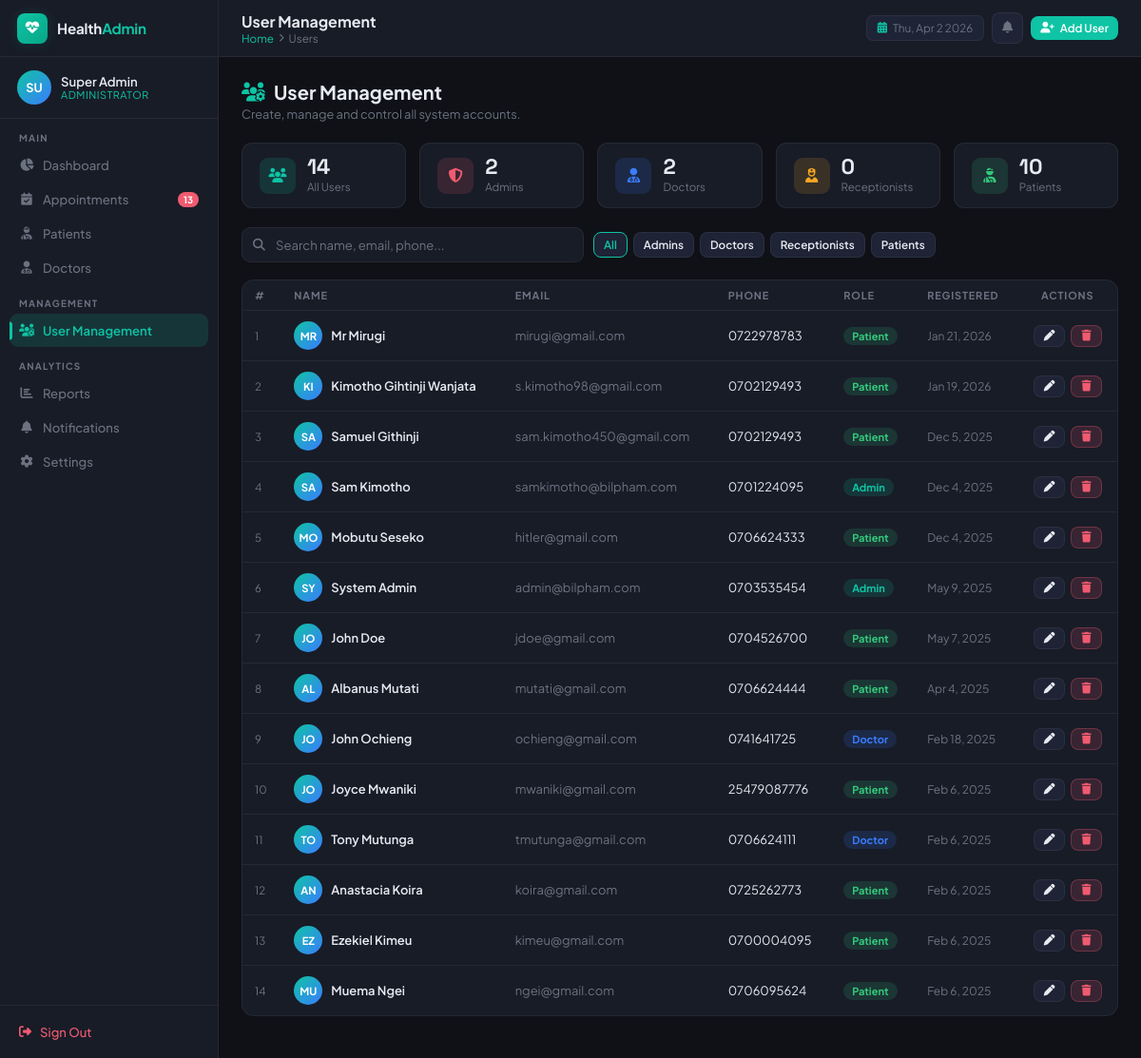
Page /admin/users.php (signed in) on the earlier database version.
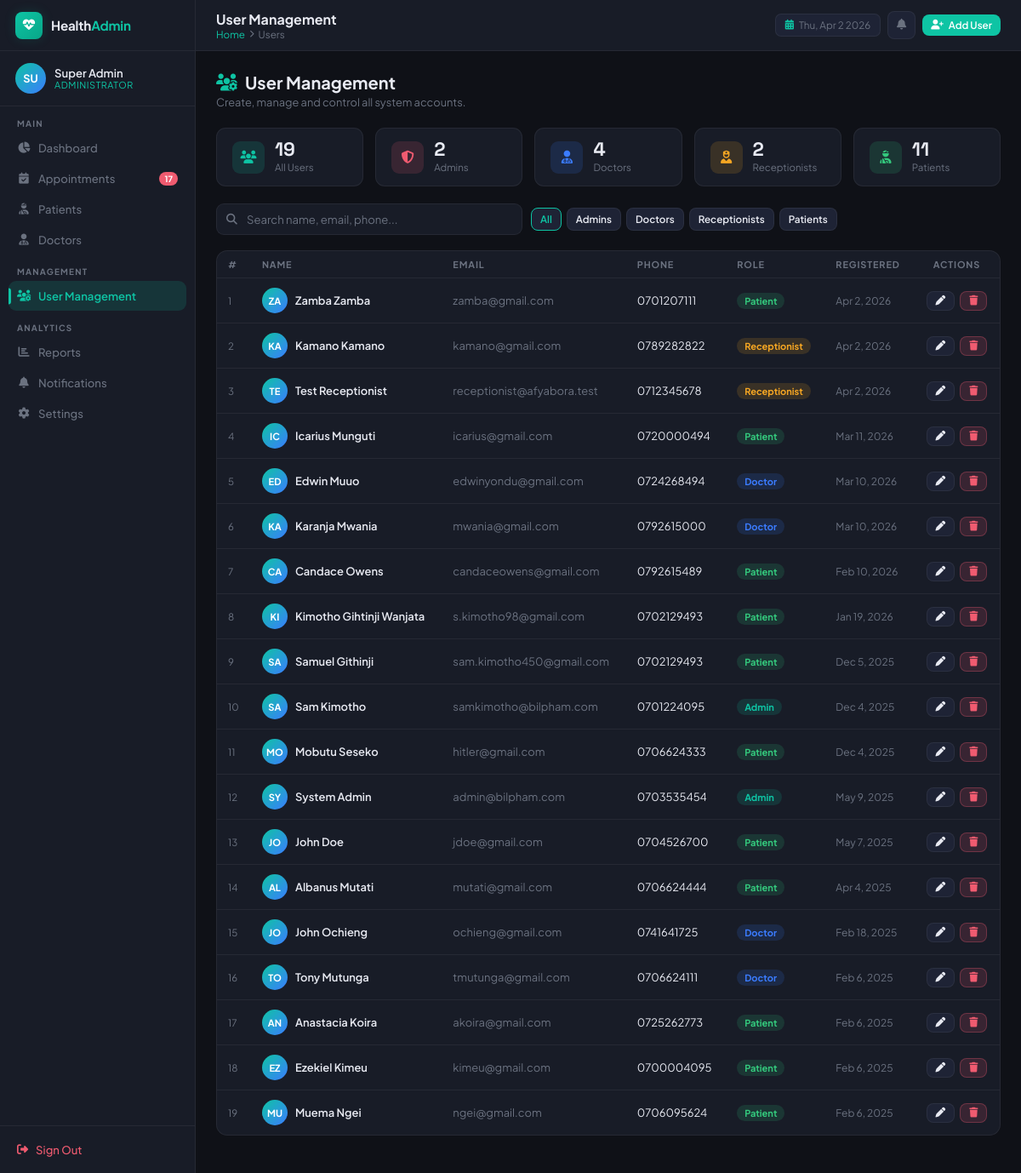
Same page on the later database version.
### tables this page shows
CREATE TABLE `users` (
  `user_id` int(11) NOT NULL,
  `full_name` varchar(100) NOT NULL,
  `email` varchar(100) NOT NULL,
  `password_hash` varchar(255) NOT NULL,
  `phone_number` varchar(15) DEFAULT NULL,
  `role` enum('admin','doctor','patient','receptionist') NOT NULL,
  `created_at` timestamp NULL DEFAULT current_timestamp()
);

### admin/users.php (the view, shortened to what the changed rows need)
<?php
require_once "../config/db.php";
$current_page = 'users';
$sc = $conn->query("SELECT COUNT(*) AS c FROM appointments WHERE status='scheduled'")->fetch_assoc();
$scheduled_count = (int)$sc['c'];
$search      = trim($_GET['search'] ?? '');
$role_filter = $_GET['role'] ?? '';
$where  = [];
$where_sql = $where ? 'WHERE '.implode(' AND ', $where) : '';
$sql  = "SELECT user_id, full_name, email, phone_number, role, created_at FROM users $where_sql ORDER BY created_at DESC";
$stmt = $conn->prepare($sql);
$stmt->execute();
$users = $stmt->get_result()->fetch_all(MYSQLI_ASSOC);
$counts = [];
$cr = $conn->query("SELECT role, COUNT(*) AS c FROM users GROUP BY role");
while ($row = $cr->fetch_assoc()) $counts[$row['role']] = $row['c'];
?>
<!DOCTYPE html>
<html lang="en">
<head>
</head>
<body>
<?php include "sidebar.php"; ?>
<div class="main-wrap">
  <main class="page-content">
    <div class="page-header">
      <h2><i class="fas fa-users-cog"></i> User Management</h2>
    </div>
    <div class="mini-stats">
      <div class="mini-stat"><div class="mini-stat-icon teal"><i class="fas fa-users"></i></div><div><div class="mini-stat-val"><?= array_sum($counts) ?></div><div class="mini-stat-lbl">All Users</div></div></div>
      <div class="mini-stat"><div class="mini-stat-icon blue"><i class="fas fa-user-md"></i></div><div><div class="mini-stat-val"><?= $counts['doctor'] ?? 0 ?></div><div class="mini-stat-lbl">Doctors</div></div></div>
      <div class="mini-stat"><div class="mini-stat-icon amber"><i class="fas fa-user-nurse"></i></div><div><div class="mini-stat-val"><?= $counts['receptionist'] ?? 0 ?></div><div class="mini-stat-lbl">Receptionists</div></div></div>
      <div class="mini-stat"><div class="mini-stat-icon green"><i class="fas fa-user-injured"></i></div><div><div class="mini-stat-val"><?= $counts['patient'] ?? 0 ?></div><div class="mini-stat-lbl">Patients</div></div></div>
    </div>
    <div class="search-wrap" style="flex-wrap:wrap">
      <form method="GET" style="display:contents">
        <div style="display:flex;gap:6px">
          <?php foreach (['all'=>'All','admin'=>'Admins','doctor'=>'Doctors','receptionist'=>'Receptionists','patient'=>'Patients'] as $v=>$l): ?>
          <a href="?role=<?=$v?><?=$search?'&search='.urlencode($search):''?>"
             class="ha-btn ha-btn-ghost ha-btn-sm"
             style="<?=($role_filter===$v||($v==='all'&&!$role_filter))?'border-color:var(--teal);color:var(--teal)':''?>"><?=$l?></a>
          <?php endforeach; ?>
        </div>
      </form>
    </div>
    <div class="ha-card" style="padding:0;overflow:hidden">
      <div style="overflow-x:auto">
      <table class="ha-table" id="usersTable">
        <thead>
          <tr>
            <th>#</th>
            <th>Name</th>
            <th>Email</th>
            <th>Phone</th>
            <th>Role</th>
            <th>Registered</th>
            <th style="text-align:center">Actions</th>
          </tr>
        </thead>
        <tbody>
          <?php if (empty($users)): ?>
          <tr><td colspan="7" style="text-align:center;color:var(--muted);padding:32px">No users found.</td></tr>
          <?php else: ?>
          <?php foreach ($users as $i => $u): ?>
          <tr>
            <td style="color:var(--muted);font-size:.72rem"><?= $i+1 ?></td>
            <td>
              <div style="display:flex;align-items:center;gap:9px">
                <div style="width:30px;height:30px;border-radius:50%;background:linear-gradient(135deg,var(--teal),var(--blue));display:flex;align-items:center;justify-content:center;font-size:.7rem;font-weight:700;color:#fff;flex-shrink:0">
                  <?= strtoupper(substr($u['full_name'],0,2)) ?>
                </div>
                <span style="font-weight:600"><?= htmlspecialchars($u['full_name']) ?></span>
              </div>
            </td>
            <td style="color:var(--muted)"><?= htmlspecialchars($u['email']) ?></td>
            <td><?= htmlspecialchars($u['phone_number'] ?? '—') ?></td>
            <td><span class="ha-badge badge-<?= $u['role'] ?>"><?= ucfirst($u['role']) ?></span></td>
            <td style="color:var(--muted);font-size:.75rem"><?= date('M j, Y', strtotime($u['created_at'])) ?></td>
            <td style="text-align:center">
              <div style="display:flex;gap:6px;justify-content:center">
                <a href="edit_user.php?id=<?= $u['user_id'] ?>" class="ha-btn ha-btn-ghost ha-btn-sm"><i class="fas fa-pen"></i></a>
                <button onclick="confirmDelete(<?= $u['user_id'] ?>, '<?= htmlspecialchars($u['full_name'], ENT_QUOTES) ?>')"
                        class="ha-btn ha-btn-danger ha-btn-sm"><i class="fas fa-trash"></i></button>
              </div>
            </td>
          </tr>
          <?php endforeach; ?>
          <?php endif; ?>
        </tbody>
      </table>
      </div>
    </div>
  </main>
</div>
</body>
</html>

### admin/sidebar.php (shortened to what the changed rows need)
<?php
$current = $current_page ?? '';
?>
<link href="https://cdnjs.cloudflare.com/ajax/libs/font-awesome/6.5.0/css/all.min.css" rel="stylesheet">
<aside class="sidebar">
  <nav class="sb-nav">
    <a href="/Appointment_system/admin/appointments.php"  class="nav-item <?= $current==='appointments' ?'active':'' ?>">
      <i class="fas fa-calendar-check"></i> Appointments
      <?php if ($scheduled_count ?? 0): ?><span class="nav-badge"><?= $scheduled_count ?></span><?php endif; ?>
    </a>
  </nav>
</aside>

Differences in the rows shown:
removed users: full_name "MR", full_name "Mr Mirugi", email "mirugi@gmail.com", phone_number "0722978783", role "Patient", created_at "Jan 21, 2026"
removed users: full_name "JO", full_name "Joyce Mwaniki", email "mwaniki@gmail.com", phone_number "25479087776", role "Patient", created_at "Feb 6, 2025"
added users: full_name "ZA", full_name "Zamba Zamba", email "zamba@gmail.com", phone_number "0701207111", role "Patient", created_at "Apr 2, 2026"
added users: full_name "KA", full_name "Kamano Kamano", email "kamano@gmail.com", phone_number "0789282822", role "Receptionist", created_at "Apr 2, 2026"
added users: full_name "TE", full_name "Test Receptionist", email "receptionist@afyabora.test", phone_number "0712345678", role "Receptionist", created_at "Apr 2, 2026"
added users: full_name "IC", full_name "Icarius Munguti", email "icarius@gmail.com", phone_number "0720000494", role "Patient", created_at "Mar 11, 2026"
added users: full_name "ED", full_name "Edwin Muuo", email "edwinyondu@gmail.com", phone_number "0724268494", role "Doctor", created_at "Mar 10, 2026"
added users: full_name "KA", full_name "Karanja Mwania", email "mwania@gmail.com", phone_number "0792615000", role "Doctor", created_at "Mar 10, 2026"
added users: full_name "CA", full_name "Candace Owens", email "candaceowens@gmail.com", phone_number "0792615489", role "Patient", created_at "Feb 10, 2026"
changed users "Anastacia Koira": email "koira@gmail.com" → "akoira@gmail.com"
Other differences:
$scheduled_count: "13" → "17"
array_sum($counts): "14" → "19"
$counts['doctor']: "2" → "4"
$counts['receptionist']: "0" → "2"
$counts['patient']: "10" → "11"
